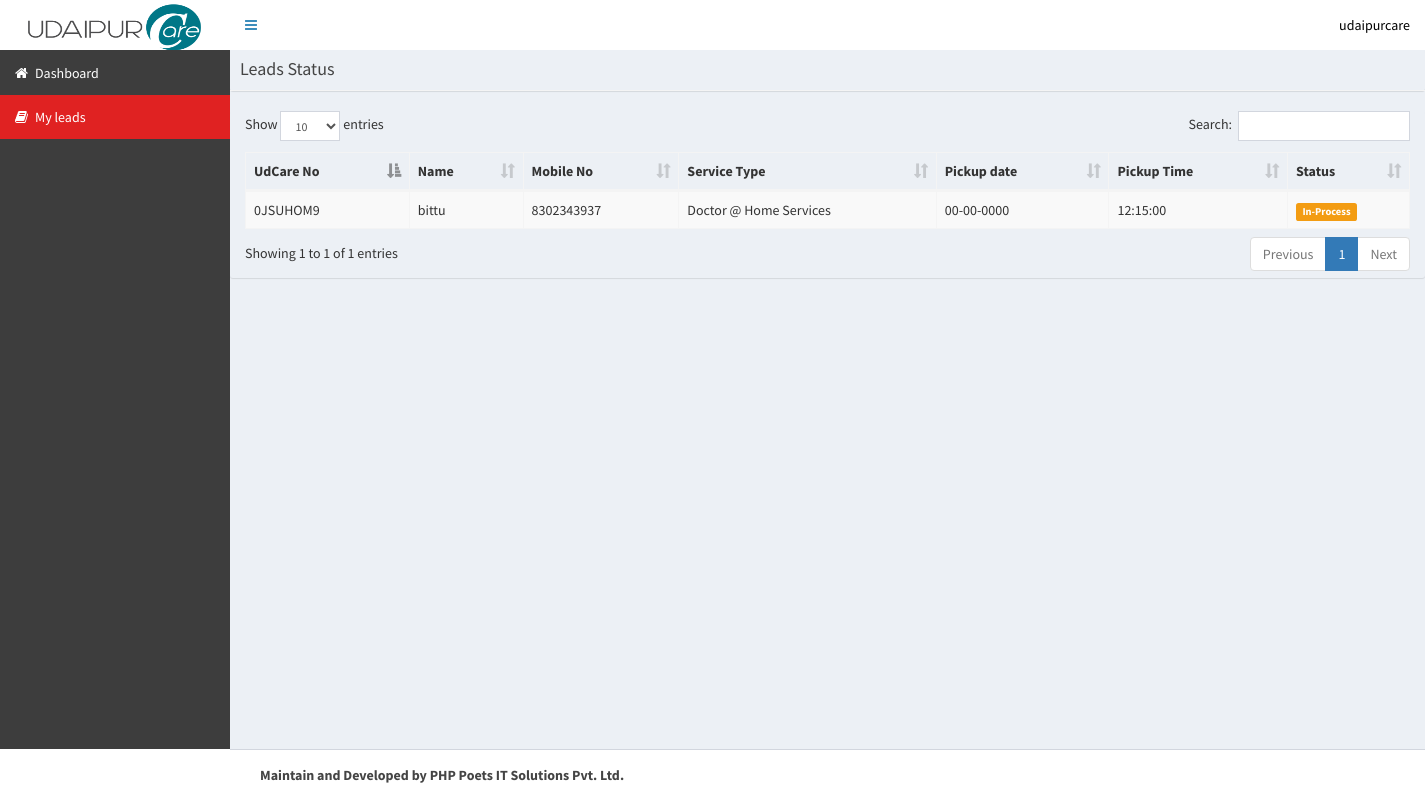
Screenshot of /app/user_lead.php (signed in) with the database file from the repository.
### tables this page shows
CREATE TABLE `modules` (
  `id` int(30) NOT NULL,
  `name` varchar(60) NOT NULL,
  `main_menu` text NOT NULL,
  `main_menu_icon` varchar(30) NOT NULL,
  `sub_menu` varchar(20) NOT NULL,
  `sub_menu_icon` varchar(30) NOT NULL,
  `page_name_url` text NOT NULL,
  `icon_class_name` varchar(30) NOT NULL
);

CREATE TABLE `booking` (
  `id` int(11) NOT NULL,
  `udcare_no` varchar(50) NOT NULL,
  `code` varchar(50) NOT NULL,
  `name` varchar(50) NOT NULL,
  `email` varchar(50) NOT NULL,
  `address` text NOT NULL,
  `time` time NOT NULL,
  `date` date NOT NULL,
  `other_info` text NOT NULL,
  `timestamp` timestamp NOT NULL DEFAULT CURRENT_TIMESTAMP ON UPDATE CURRENT_TIMESTAMP,
  `reason_for_complete` text NOT NULL,
  `master_status` int(11) NOT NULL,
  `mobile_no` varchar(50) NOT NULL,
  `master_sub_service_id` int(11) NOT NULL,
  `currnt_date` date NOT NULL,
  `currnt_time` time NOT NULL,
  `reason_for_transfer` text NOT NULL,
  `reason_for_rejection` text NOT NULL,
  `assign_to_vendor` int(11) NOT NULL
);

CREATE TABLE `master_sub_services` (
  `id` int(11) NOT NULL,
  `services_id` int(11) NOT NULL,
  `sub_services_name` varchar(100) NOT NULL,
  `icon` varchar(22) NOT NULL,
  `service_images` varchar(200) NOT NULL,
  `sub_services_discription` text NOT NULL,
  `flag` int(11) NOT NULL
);

### app/user_lead.php (the view, shortened to what this page needs)
<?php
include("header.php");
?>
     <div class="row">
        <div class="col-md-12">
            <div class="box box-info">
                <div class="box-header with-border">
                	<h3 class="box-title">Leads Status</h3>
                </div>
                <div class="col-md-12" align="right">
                </div>
                <div class="box col-md-12">
                    <div class="box-body">
                      <table id="example1" class="table table-bordered table-striped">
                        <thead>
                        <tr>
						  <th>UdCare No</th>
                          <th>Name</th>
                          <th>Mobile No</th>
 						  <th>Service Type</th>
                          <th>Pickup date</th>
                          <th>Pickup Time</th>
                          <th>Status</th>
                          </tr>
                        </thead>
                        <tbody>
                        <?php
						@$SESSION_REGISTERID=$_SESSION['SESSION_REGISTERID'];
						if(!empty($SESSION_REGISTERID))
						 {
							$ftc_data=mysql_query("select `udcare_no`,`unique_code` from `register` where `id`='$SESSION_REGISTERID'");
							$ftx_array=mysql_fetch_array($ftc_data);
							$udcare_no=$ftx_array['udcare_no'];
						 }
						 else
						 {
							$udcare_no='';$unique_code='';
						 }
						$leadNew="SELECT * from `booking` where `udcare_no` = '$udcare_no'";
						$Newlead=mysql_query($leadNew);
						while($lead_new=mysql_fetch_array($Newlead)){
						if($date='0000-00-00' || $date='1970-01-01'){ $dateforview='00-00-0000';}
						else { $dateforview=date('d-m-y',$date);}
						$master_status=$lead_new['master_status'];
						if($master_status==0){
							$recod='<span class="label label-sm label-warning">In-Process</span>';
						}
						$sub_service=$lead_new['master_sub_service_id'];
						$sql=mysql_query("select `sub_services_name` from `master_sub_services` where `id`='$sub_service'");
						$ftc=mysql_fetch_array($sql);
						?>
                        <tr>
                          <td><?php echo $lead_new['udcare_no']; ?></td>
						  <td><?php echo $lead_new['name']; ?></td>
 						  <td><?php echo $lead_new['mobile_no']; ?></td>
						  <td><?php echo $ftc['sub_services_name']; ?></td>
                          <td><?php echo $dateforview; ?></td>
                          <td><?php echo $lead_new['time']; ?></td>
                          <td><?php echo $recod; ?></td>
                          </tr>
                          <?php }?>
                        </tbody>
                      </table>
                    </div>
                  </div>
                </div>
              </div>
          </div>
                </div>
            </div>
<?php
include("footer.php");
?>

### app/header.php (shortened to what this page needs)
<?php
  @$SESSION_USERTYPE=$_SESSION['SESSION_USERTYPE'];
  @$user_name=$_SESSION['SESSION_USERNAME'];
  if($SESSION_USERTYPE==0){
	  $dashboard='user_dashboard.php';
  }
$user_type=$_SESSION['SESSION_USERTYPE'];
?>
<!DOCTYPE html>
<html>
<head>
  <link rel="stylesheet" href="../assest/bootstrap/css/bootstrap.min.css">
  <link rel="stylesheet" href="https://cdnjs.cloudflare.com/ajax/libs/font-awesome/4.5.0/css/font-awesome.min.css">
  <link rel="stylesheet" href="https://cdnjs.cloudflare.com/ajax/libs/ionicons/2.0.1/css/ionicons.min.css">
  <link rel="stylesheet" href="../assest/dist/css/AdminLTE.min.css">
  <link rel="stylesheet" href="../assest/dist/css/skins/_all-skins.min.css">
  <link rel="stylesheet" href="../assest/plugins/datatables/dataTables.bootstrap.css">
   <link rel="stylesheet" href="../assest/plugins/datepicker/datepicker3.css">
	<link rel="stylesheet" href="../assest/plugins/timepicker/bootstrap-timepicker.min.css">
</head>
<body class="hold-transition skin-blue sidebar-mini">
<div class="wrapper" >
  <header class="main-header" style="background-color:#FFF !important">
    <a href="<?php echo $dashboard; ?>" class="logo">
       <img src="../images/logos.png" width="180px;" height="49px"    alt="logo">
    </a>
    <nav class="navbar navbar-static-top">
      <a href="#" class="sidebar-toggle" data-toggle="offcanvas" role="button">
      </a>
       <div class="navbar-custom-menu">
        <ul class="nav navbar-nav">
          <li class="dropdown user user-menu">
            <a href="#" class="dropdown-toggle" data-toggle="dropdown" style="color:#000 !important">
               <span class="hidden-xs"><?php echo $user_name; ?></span>
            </a>
          </li>
         </ul>
      </div>
    </nav>
  </header>
  <aside class="main-sidebar" style="background-color:#3d3d3d !important; color:fff; margin-top:1px" >
    <section class="sidebar">
       <ul class="sidebar-menu">
       <?php  $page_name_from_url=basename($_SERVER['PHP_SELF']);
							$user_type=$user_type;
			$selecto7=mysql_query("select * from `user_management` where `user_type`='$user_type'");
			while($reco7=mysql_fetch_array($selecto7))
			   {
				   $mng_mdul_id[]=$reco7['module_id'];
			   }
					$selecto3=mysql_query("select * FROM `modules` ORDER BY id");
                      while($data=mysql_fetch_array($selecto3))
					  {
                     if(in_array($data['id'],$mng_mdul_id))
					 {
                        if(empty($data['main_menu']) && empty($data['sub_menu']))
                        {
                             ?>
                            <li class="<?php if($page_name_from_url==$data['page_name_url']){ echo 'active_color'; } ?>">
  <a href="<?php echo $data['page_name_url']; ?>"><i class="<?php echo $data['icon_class_name']; ?>"></i><?php echo $data['name']; if($page_name_from_url==$data['page_name_url']){ echo '<span class="selected"></span>'; } ?></a>
                            </li>
                            <?php
                        }
                                  ?>
                                <?php
					 }
					  }
					  ?>
       </ul>
    </section>
  </aside>
  <div class="content-wrapper">

### app/header.php (style rules this page uses)
.active_color { background-color:#e02222 !important; color:#FFF !important; }
.sidebar-menu >li > a { color:#FFF !important; }

### rows the page displays
modules: name "Dashboard"
modules: name "My leads"
booking: udcare_no "0JSUHOM9", name "bittu", mobile_no "8302343937", master_sub_service.sub_services_name "Doctor @ Home Services", dateforview "00-00-0000", time "12:15:00", master_status "In-Process"

### other values shown
$user_name "udaipurcare"
